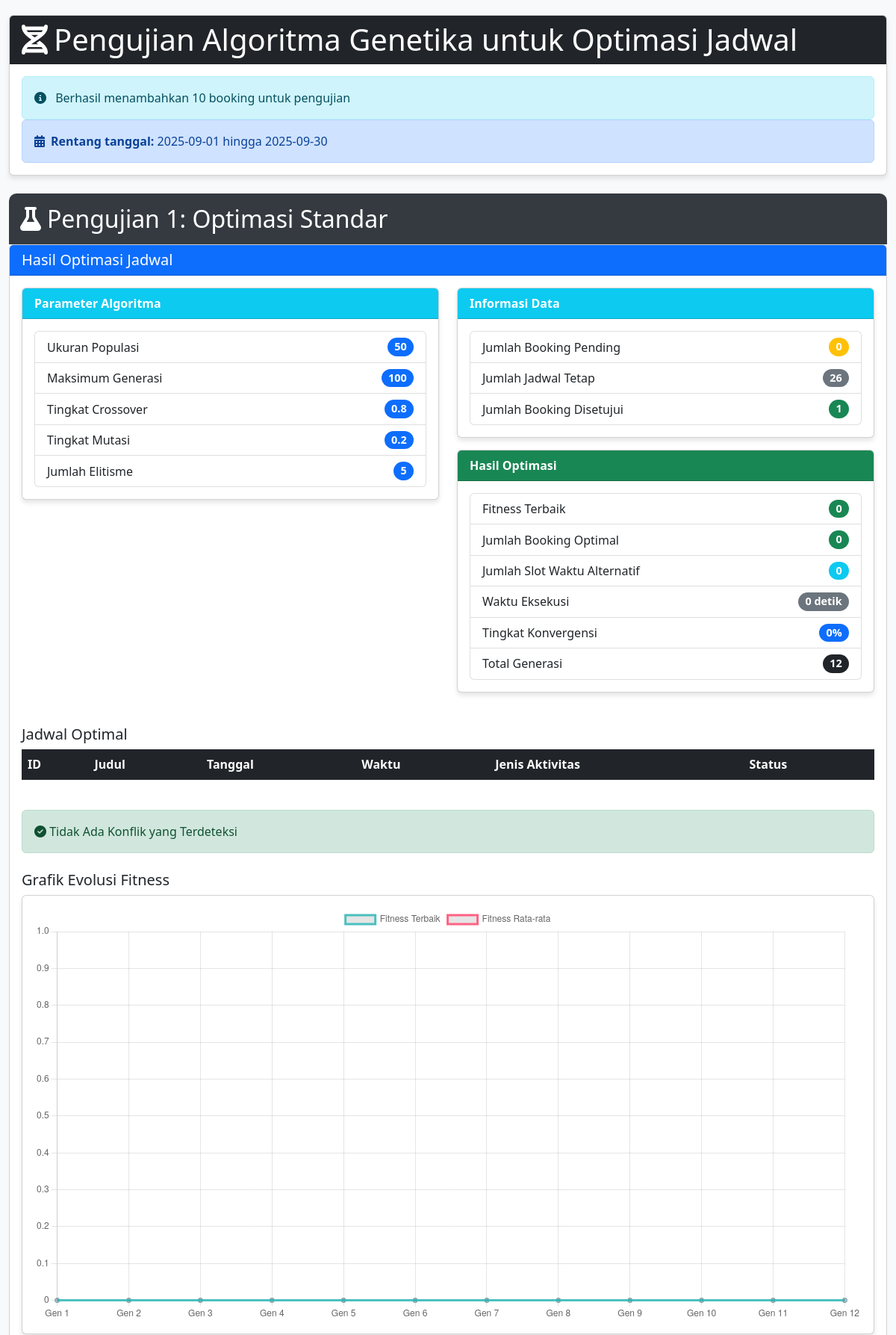
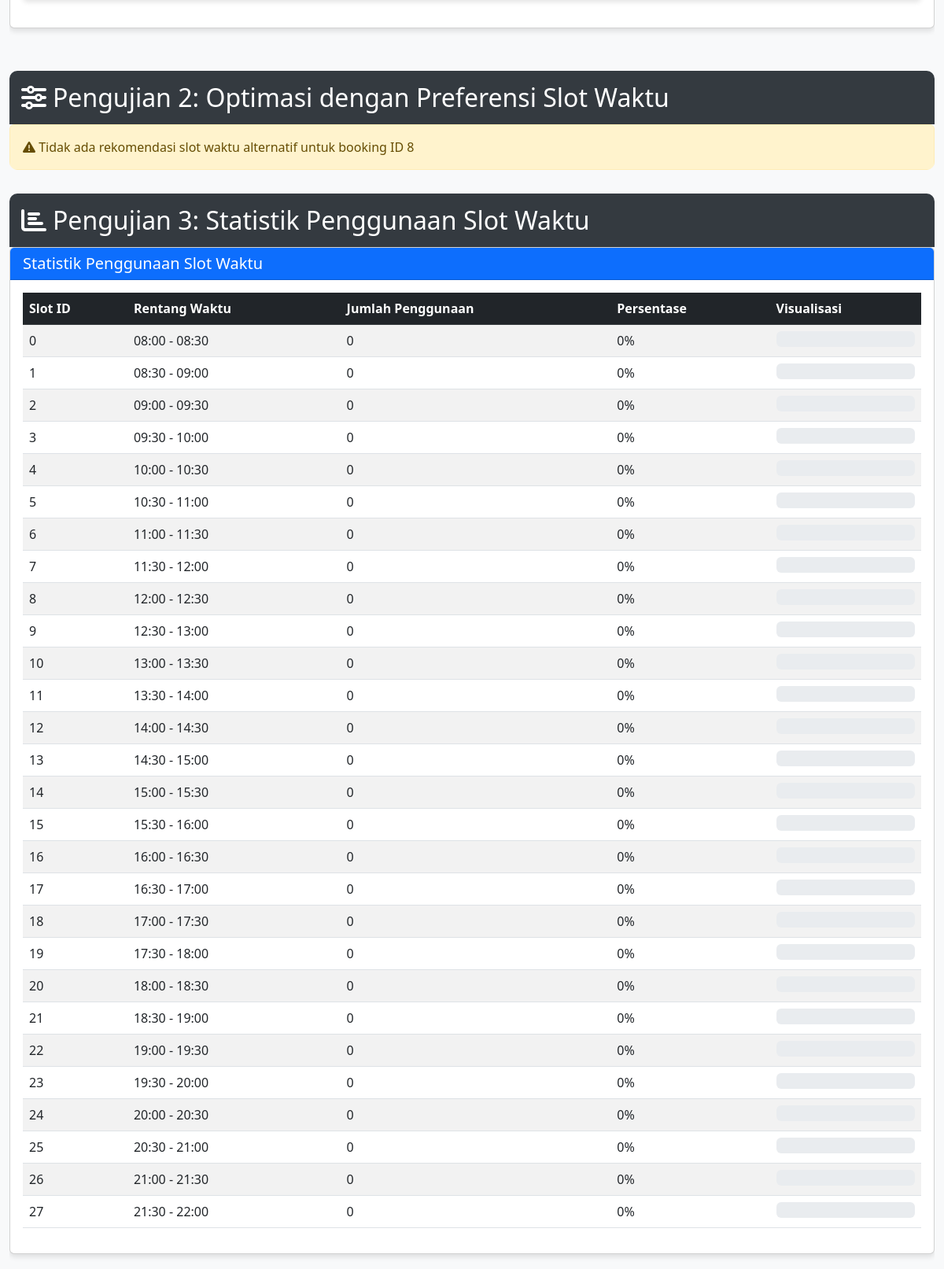
The app's page /pengujian.php (upper part) with its own data (2 pictures, top to bottom).
### tables this page shows
CREATE TABLE `bookings` (
  `id` int(11) NOT NULL,
  `user_id` int(11) NOT NULL,
  `activity_type` enum('pemuda','pria','wanita','sekolah_minggu','rayon') NOT NULL,
  `title` varchar(255) NOT NULL,
  `description` text DEFAULT NULL,
  `date` date NOT NULL,
  `start_time` time NOT NULL,
  `end_time` time NOT NULL,
  `status` enum('pending','approved','rejected') DEFAULT 'pending',
  `created_at` timestamp NOT NULL DEFAULT current_timestamp(),
  `rejection_reason` text DEFAULT NULL,
  `is_alternative` tinyint(1) DEFAULT 0,
  `scheduled_start_time` time DEFAULT NULL,
  `scheduled_end_time` time DEFAULT NULL,
  `is_urgent` tinyint(1) DEFAULT 0
);

### pengujian.php (the view, shortened to what the rows shown need)
<?php
$host = 'localhost';
$dbname = 'church_scheduling';
$username = 'root';
$password = '';
try {
    $conn = new PDO("mysql:host=$host;dbname=$dbname", $username, $password);
    $conn->setAttribute(PDO::ATTR_ERRMODE, PDO::ERRMODE_EXCEPTION);
} catch(PDOException $e) {
    echo "Koneksi database gagal: " . $e->getMessage();
    die();
}
require_once 'models/GeneticAlgorithm.php';
function displayOptimizationResults($result) {
    ?>
    <div class="card mb-4">
        <div class="card-body">
            <div class="row">
                <div class="col-md-6">
                    <div class="card">
                        <div class="card-body">
                            <ul class="list-group">
                                <li class="list-group-item d-flex justify-content-between align-items-center">
                                    Fitness Terbaik
                                    <span class="badge bg-success rounded-pill"><?= $result['best_fitness'] ?></span>
                                </li>
                                <li class="list-group-item d-flex justify-content-between align-items-center">
                                    Jumlah Booking Optimal
                                    <span class="badge bg-success rounded-pill"><?= $result['optimal_booking_count'] ?></span>
                                </li>
                                <li class="list-group-item d-flex justify-content-between align-items-center">
                                    Jumlah Slot Waktu Alternatif
                                    <span class="badge bg-info rounded-pill"><?= $result['alternative_slots_used'] ?></span>
                                </li>
                                <li class="list-group-item d-flex justify-content-between align-items-center">
                                    Waktu Eksekusi
                                    <span class="badge bg-secondary rounded-pill"><?= $result['execution_time'] ?> detik</span>
                                </li>
                                <li class="list-group-item d-flex justify-content-between align-items-center">
                                    Tingkat Konvergensi
                                    <span class="badge bg-primary rounded-pill"><?= $result['convergence_rate'] ?>%</span>
                                </li>
                            </ul>
                        </div>
                    </div>
                </div>
            </div>
            <div class="mt-4">
                <div class="table-responsive">
                    <table class="table table-striped table-hover">
                        <thead class="table-dark">
                            <tr>
                                <th>ID</th>
                                <th>Judul</th>
                                <th>Tanggal</th>
                                <th>Waktu</th>
                                <th>Jenis Aktivitas</th>
                                <th>Status</th>
                            </tr>
                        </thead>
                    </table>
                </div>
            </div>
                        <script>
                            document.addEventListener('DOMContentLoaded', function() {
                                const ctx = document.getElementById('fitnessChart').getContext('2d');
                                // Persiapkan data untuk grafik
                                const generations = <?= json_encode(array_keys($result['generations'])) ?>;
                                const bestFitness = <?= json_encode(array_map(function($gen) { return $gen['best_fitness']; }, $result['generations'])) ?>;
                                const avgFitness = <?= json_encode(array_map(function($gen) { return $gen['avg_fitness']; }, $result['generations'])) ?>;
                                const chart = new Chart(ctx, {
                                    type: 'line',
                                    data: {
                                        labels: generations.map(g => 'Gen ' + (parseInt(g) + 1)),
                                        datasets: [{
                                            label: 'Fitness Terbaik',
                                            data: bestFitness,
                                            borderColor: 'rgb(75, 192, 192)',
                                            tension: 0.1,
                                            fill: false
                                        }, {
                                            label: 'Fitness Rata-rata',
                                            data: avgFitness,
                                            borderColor: 'rgb(255, 99, 132)',
                                            tension: 0.1,
                                            fill: false
                                        }]
                                    },
                                    options: {
                                        responsive: true,
                                        scales: {
                                            y: {
                                                beginAtZero: true
                                            }
                                        }
                                    }
                                });
                            });
                        </script>
        </div>
    </div>
    <?php
}
        ?>
        <?php
function displaySlotStatistics($statistics) {
    ?>
    <div class="card mb-4">
        <div class="card-body">
            <div class="table-responsive">
                <table class="table table-striped table-hover">
                    <thead class="table-dark">
                        <tr>
                            <th>Slot ID</th>
                            <th>Rentang Waktu</th>
                            <th>Jumlah Penggunaan</th>
                            <th>Persentase</th>
                            <th>Visualisasi</th>
                        </tr>
                    </thead>
                    <tbody>
                        <?php foreach ($statistics as $stat): ?>
                        <tr>
                            <td><?= $stat['slot_id'] ?></td>
                            <td><?= $stat['time_range'] ?></td>
                            <td><?= $stat['usage_count'] ?></td>
                            <td><?= $stat['usage_percentage'] ?>%</td>
                            <td>
                                <div class="progress">
                                </div>
                            </td>
                        </tr>
                        <?php endforeach; ?>
                    </tbody>
                </table>
            </div>
        </div>
    </div>
    <?php
}
    ?>
<!DOCTYPE html>
<html lang="id">
<head>
    <link href="https://cdn.jsdelivr.net/npm/bootstrap@5.2.3/dist/css/bootstrap.min.css" rel="stylesheet">
    <link rel="stylesheet" href="https://cdnjs.cloudflare.com/ajax/libs/font-awesome/6.4.0/css/all.min.css">
</head>
<body>
    <div class="container">
        <div class="row">
            <div class="col-12">
                <div class="card mb-4">
                    <div class="card-header bg-dark text-white">
                        <h1 class="mb-0"><i class="fas fa-dna me-2"></i>Pengujian Algoritma Genetika untuk Optimasi Jadwal</h1>
                    </div>
                        <?php
                        $ga = new GeneticAlgorithm($conn);
                        $start_date = '2025-09-01';
                        $end_date = '2025-09-30';
                        $ga->load_data($start_date, $end_date);
                        ?>
                </div>
                <div class="test-section">
                    <h2 class="section-header"><i class="fas fa-flask me-2"></i>Pengujian 1: Optimasi Standar</h2>
                    <?php
                    $result = $ga->optimize_with_details();
                    displayOptimizationResults($result);
                    ?>
                </div>
                <div class="test-section">
                    <h2 class="section-header"><i class="fas fa-sliders-h me-2"></i>Pengujian 2: Optimasi dengan Preferensi Slot Waktu</h2>
                </div>
                <div class="test-section">
                    <h2 class="section-header"><i class="fas fa-chart-bar me-2"></i>Pengujian 3: Statistik Penggunaan Slot Waktu</h2>
                    <?php
                    $slot_statistics = $ga->get_time_slot_statistics();
                    displaySlotStatistics($slot_statistics);
                    ?>
                </div>
            </div>
        </div>
    </div>
    <link href="https://cdn.jsdelivr.net/npm/fullcalendar@5.11.3/main.min.css" rel="stylesheet">
</body>
</html>

### records on screen
bookings: is_alternative "0", time_range "08:00 - 08:30", slot_id "1", time_range "08:30 - 09:00", user "9", time_range "12:30 - 13:00"

### other values on screen
$added_count "10"
$start_date "2025-09-01"
$end_date "2025-09-30"
$result['parameters']['population_size'] "50"
$result['parameters']['max_generations'] "100"
$result['parameters']['crossover_rate'] "0.8"
$result['parameters']['mutation_rate'] "0.2"
$result['parameters']['elitism_count'] "5"
$result['data']['pending_count'] "0"
$result['data']['fixed_count'] "26"
$result['data']['approved_count'] "1"
$result['total_generations'] "12"
$booking_id "8"
$stat['slot_id'] "2"
$stat['time_range'] "09:00 - 09:30"
